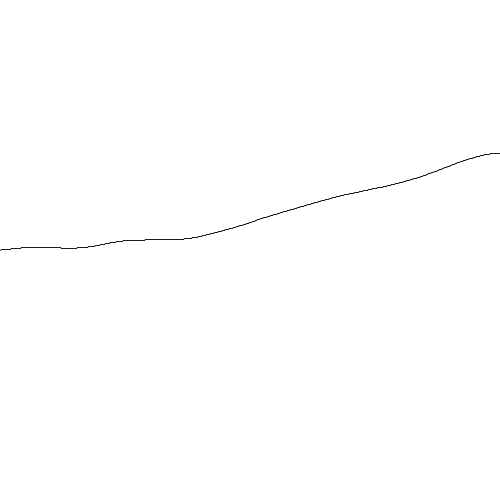
Frame 1 (no input)
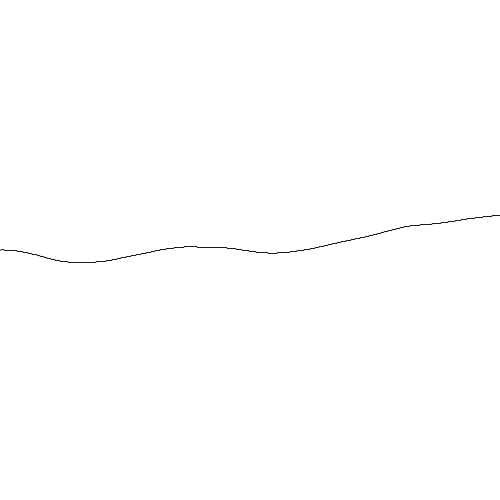
Frame 60 (the mouse pressed at the canvas centre just before this capture)
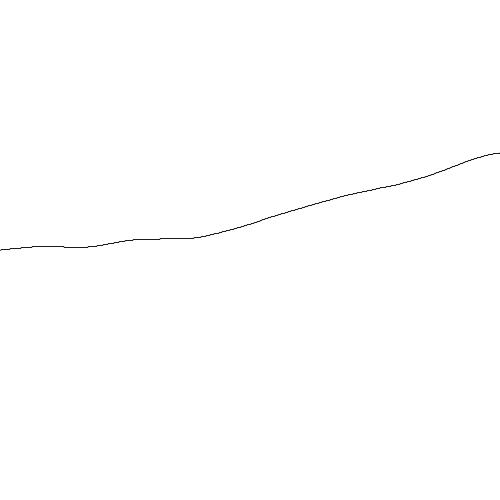
Frame 120 (the mouse held since frame 60 and released just before this capture)

The Processing sketch that drew these frames (run headless with seeded random() and noise(); from frame 60 on, the mouse is pressed at the canvas centre):

// Processing sketch: processing_182006
// ── processing_182006.pde

float y;
float x;
float yVariance;
float newY;
float noiseSeed;

void setup(){
 size(500,500);
 smooth();
 y=height/2;
 x=0;
 strokeWeight(1);
 stroke(0,200);
 frameRate(10);
 
  
}

void draw(){
  background(255);
  noiseSeed=random(10);// try 2
  for (int i=0;x<width;x++){
    yVariance=noise(noiseSeed)-.5;
    newY=y+yVariance;
    line(x,y,x+1,newY);
    y=newY;
    noiseSeed+=0.01;
  }
  x=0;
  y=height/2;
  
  
  
}
